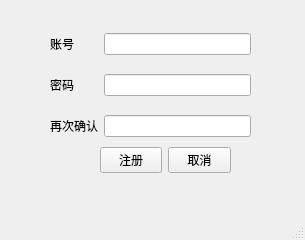
<?xml version="1.0" encoding="UTF-8"?>
<ui version="4.0">
 <class>myRegister</class>
 <widget class="QMainWindow" name="myRegister">
  <property name="geometry">
   <rect>
    <x>0</x>
    <y>0</y>
    <width>305</width>
    <height>240</height>
   </rect>
  </property>
  <property name="minimumSize">
   <size>
    <width>305</width>
    <height>240</height>
   </size>
  </property>
  <property name="maximumSize">
   <size>
    <width>305</width>
    <height>240</height>
   </size>
  </property>
  <property name="windowTitle">
   <string>注册</string>
  </property>
  <widget class="QWidget" name="centralwidget">
   <widget class="QWidget" name="widget" native="true">
    <property name="geometry">
     <rect>
      <x>50</x>
      <y>20</y>
      <width>201</width>
      <height>131</height>
     </rect>
    </property>
    <layout class="QGridLayout" name="gridLayout">
     <item row="1" column="0">
      <widget class="QLabel" name="labelPassword">
       <property name="text">
        <string>密码</string>
       </property>
      </widget>
     </item>
     <item row="1" column="1">
      <widget class="QLineEdit" name="lineEditPassword">
       <property name="echoMode">
        <enum>QLineEdit::Password</enum>
       </property>
      </widget>
     </item>
     <item row="2" column="1">
      <widget class="QLineEdit" name="lineEditPassword2">
       <property name="echoMode">
        <enum>QLineEdit::Password</enum>
       </property>
      </widget>
     </item>
     <item row="2" column="0">
      <widget class="QLabel" name="labelPassword2">
       <property name="text">
        <string>再次确认</string>
       </property>
      </widget>
     </item>
     <item row="0" column="1">
      <widget class="QLineEdit" name="lineEditAccount"/>
     </item>
     <item row="0" column="0">
      <widget class="QLabel" name="labelAccount">
       <property name="text">
        <string>账号</string>
       </property>
      </widget>
     </item>
    </layout>
   </widget>
   <widget class="QWidget" name="widget_2" native="true">
    <property name="geometry">
     <rect>
      <x>100</x>
      <y>140</y>
      <width>131</width>
      <height>41</height>
     </rect>
    </property>
    <layout class="QGridLayout" name="gridLayout_2">
     <item row="0" column="2">
      <widget class="QPushButton" name="pushButtonCancel">
       <property name="text">
        <string>取消</string>
       </property>
      </widget>
     </item>
     <item row="0" column="1">
      <widget class="QPushButton" name="pushButtonRegister">
       <property name="text">
        <string>注册</string>
       </property>
      </widget>
     </item>
    </layout>
   </widget>
  </widget>
  <widget class="QStatusBar" name="statusbar"/>
  <widget class="QMenuBar" name="menubar">
   <property name="geometry">
    <rect>
     <x>0</x>
     <y>0</y>
     <width>305</width>
     <height>19</height>
    </rect>
   </property>
  </widget>
 </widget>
 <resources/>
 <connections/>
</ui>
